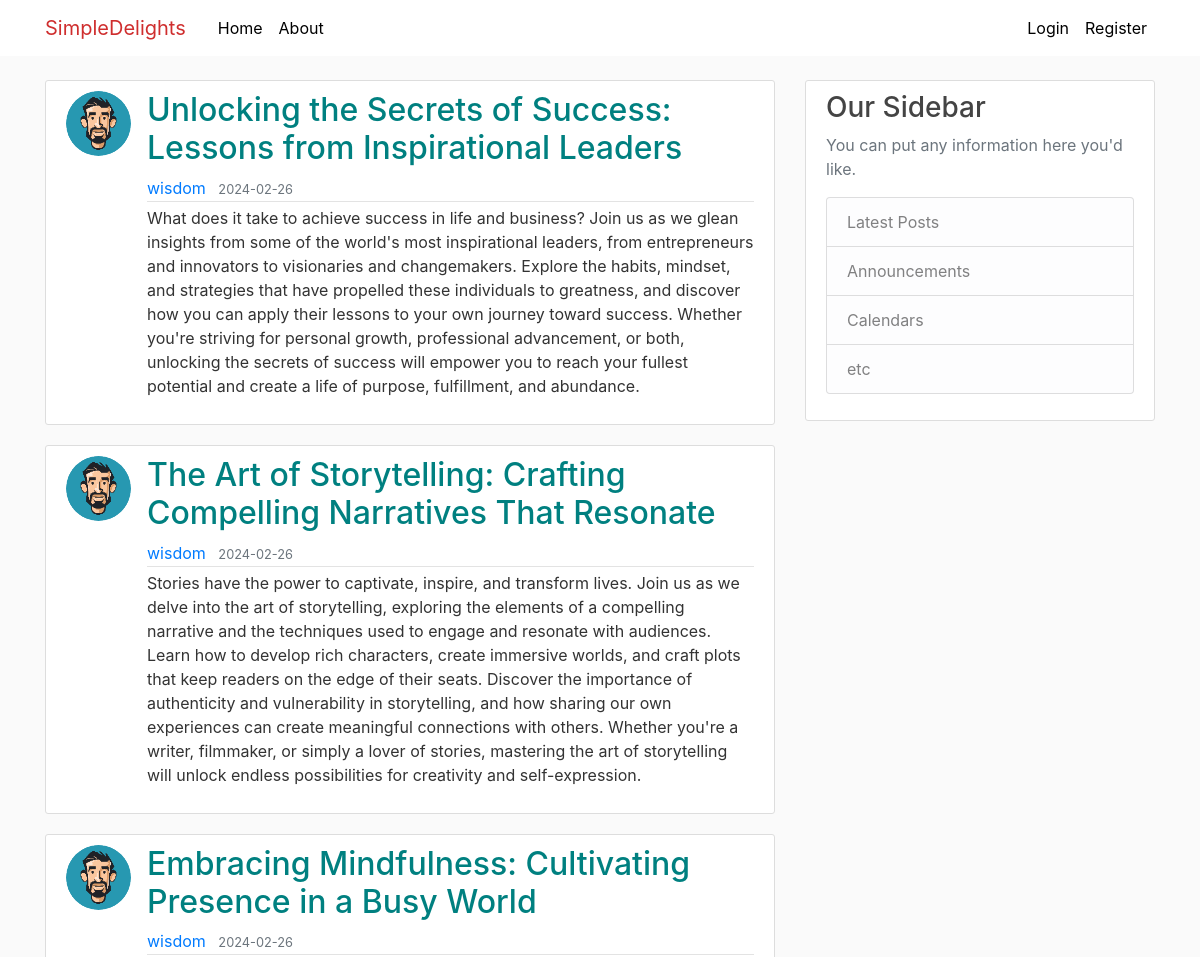
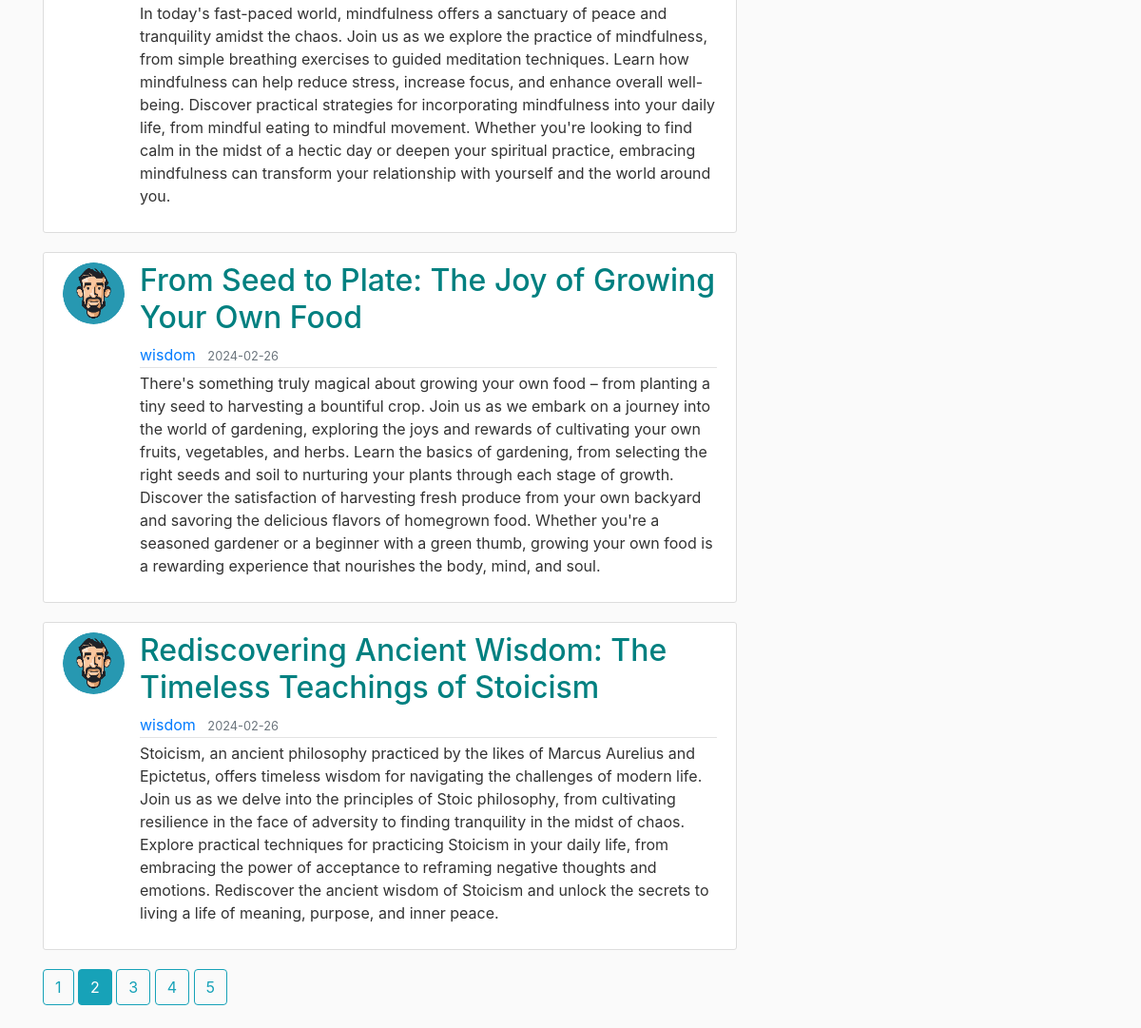
The page /home?page=2 on the database its author committed (2 pictures, top to bottom).
### flaskblog/models.py (models this page shows, shortened)
class Post(db.Model):
    id = db.Column(db.Integer, primary_key=True)
    title = db.Column(db.String(100), nullable=False)
    date_posted = db.Column(db.DateTime, nullable=False, default=datetime.utcnow)
    content = db.Column(db.Text, nullable=False)
    user_id = db.Column(db.Integer, db.ForeignKey('user.id'), nullable='False')

class User(db.Model, UserMixin):
    id = db.Column(db.Integer, primary_key=True)
    username = db.Column(db.String(20), unique=True, nullable=False)
    email = db.Column(db.String(120), unique=True, nullable=False)
    image_file = db.Column(db.String(20), nullable=False, default='default.jpg')
    password = db.Column(db.String(60), nullable=False)
    posts = db.relationship('Post', backref='author', lazy=True)

### flaskblog/main/routes.py (the view)
@main.route("/")
@main.route("/home")
def home():
    page = request.args.get('page', 1, type=int)
    posts = Post.query.order_by(Post.date_posted.desc()).paginate(page=page, per_page=5)
    return render_template('home.html', posts=posts)

### flaskblog/templates/home.html
{% extends "layout.html" %}
{% block content %}
    {% for post in posts.items %}
        <article class="media content-section">
          <img class="rounded-circle article-img" src="{{ url_for('static', filename='profile_pics/' + post.author.image_file) }}">
          <div class="media-body">
            <h2><a class="article-title" href="{{ url_for('posts.post', post_id=post.id) }}">{{ post.title }}</a></h2>
            <div class="article-metadata">
              <a class="mr-2" href="{{ url_for('users.user_posts', username=post.author.username) }}">{{ post.author.username }}</a>
              <small class="text-muted">{{ post.date_posted.strftime('%Y-%m-%d') }}</small>
            </div>
            <p class="article-content">{{ post.content }}</p>
          </div>
        </article>
    {% endfor %}
    {% for page_num in posts.iter_pages(left_edge=1, right_edge=1, left_current=1, right_current=2) %}
      {% if page_num %}
        {% if posts.page == page_num %}
          <a class="btn btn-info mb-4" href="{{ url_for('main.home', page=page_num) }}">{{ page_num }}</a>
        {% else %}
          <a class="btn btn-outline-info mb-4" href="{{ url_for('main.home', page=page_num) }}">{{ page_num }}</a>
        {% endif %}
      {% else %}
        ...
      {% endif %}
    {% endfor %}
{% endblock content %}

### flaskblog/static/main.css (style rules this page uses)
body { background: #fafafa; color: #333333; margin-top: 5rem; }
h1, h2, h3, h4, h5, h6 { color: #444444; }
.content-section { background: #ffffff; padding: 10px 20px; border: 1px solid #dddddd; border-radius: 3px; margin-bottom: 20px; }
.article-title { color: #008080; }
.article-content { white-space: pre-line; }
.article-img { height: 65px; width: 65px; margin-right: 16px; }
.article-metadata { padding-bottom: 1px; margin-bottom: 4px; border-bottom: 1px solid #e3e3e3; }

### rows shown on the page
Post: image_file (picture), title "Unlocking the Secrets of Success: Lessons from Inspirational Leaders", author.username "wisdom", date_posted "2024-02-26", content "What does it take to achieve success in life and business? Join us as we glean insights from some of the world's most inspirational leaders, from entrepreneurs and innovators to visionaries and changemakers. Explore the habits, mindset, and strategies that have propelled these individuals to greatness, and discover how you can apply their lessons to your own journey toward success. Whether you're striving for personal growth, professional advancement, or both, unlocking the secrets of success will empower you to reach your fullest potential and create a life of purpose, fulfillment, and abundance."
Post: image_file (picture), title "The Art of Storytelling: Crafting Compelling Narratives That Resonate", author.username "wisdom", date_posted "2024-02-26", content "Stories have the power to captivate, inspire, and transform lives. Join us as we delve into the art of storytelling, exploring the elements of a compelling narrative and the techniques used to engage and resonate with audiences. Learn how to develop rich characters, create immersive worlds, and craft plots that keep readers on the edge of their seats. Discover the importance of authenticity and vulnerability in storytelling, and how sharing our own experiences can create meaningful connections with others. Whether you're a writer, filmmaker, or simply a lover of stories, mastering the art of storytelling will unlock endless possibilities for creativity and self-expression."
Post: image_file (picture), title "Embracing Mindfulness: Cultivating Presence in a Busy World", author.username "wisdom", date_posted "2024-02-26", content "In today's fast-paced world, mindfulness offers a sanctuary of peace and tranquility amidst the chaos. Join us as we explore the practice of mindfulness, from simple breathing exercises to guided meditation techniques. Learn how mindfulness can help reduce stress, increase focus, and enhance overall well-being. Discover practical strategies for incorporating mindfulness into your daily life, from mindful eating to mindful movement. Whether you're looking to find calm in the midst of a hectic day or deepen your spiritual practice, embracing mindfulness can transform your relationship with yourself and the world around you."
Post: image_file (picture), title "From Seed to Plate: The Joy of Growing Your Own Food", author.username "wisdom", date_posted "2024-02-26", content "There's something truly magical about growing your own food – from planting a tiny seed to harvesting a bountiful crop. Join us as we embark on a journey into the world of gardening, exploring the joys and rewards of cultivating your own fruits, vegetables, and herbs. Learn the basics of gardening, from selecting the right seeds and soil to nurturing your plants through each stage of growth. Discover the satisfaction of harvesting fresh produce from your own backyard and savoring the delicious flavors of homegrown food. Whether you're a seasoned gardener or a beginner with a green thumb, growing your own food is a rewarding experience that nourishes the body, mind, and soul."
Post: image_file (picture), title "Rediscovering Ancient Wisdom: The Timeless Teachings of Stoicism", author.username "wisdom", date_posted "2024-02-26", content "Stoicism, an ancient philosophy practiced by the likes of Marcus Aurelius and Epictetus, offers timeless wisdom for navigating the challenges of modern life. Join us as we delve into the principles of Stoic philosophy, from cultivating resilience in the face of adversity to finding tranquility in the midst of chaos. Explore practical techniques for practicing Stoicism in your daily life, from embracing the power of acceptance to reframing negative thoughts and emotions. Rediscover the ancient wisdom of Stoicism and unlock the secrets to living a life of meaning, purpose, and inner peace."

### other values the page prints
{{ page_num }} "1" "3" "4" "5"
{{ page_num }} "2"
